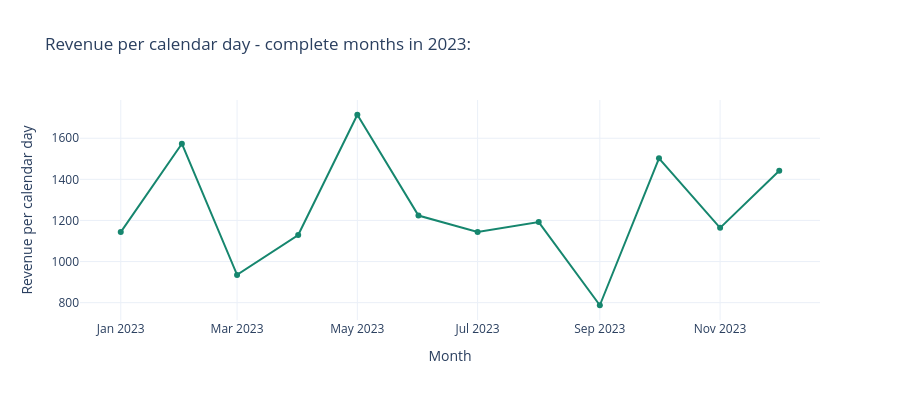

The notebook cell saved with this chart:
### Markdown cell above
## 4. Compare complete months fairly:
We can use the January - December 2023 for monthly comparisons. The file includes only the January 1 of 2024, so displaying January 2024 as a complete month would be misleading. Missing transaction days within 2023 count as zero sales, daily averages divide by all calendar days, not just days with transactions. This assumes the file covers the year completely.

### Code cell
monthly_query = '-- January 2024 is excluded because the original file ends on January 1.\nSELECT\n    strftime(\'%Y-%m\', Date) AS month,\n    SUM("Total Amount") AS revenue,\n    COUNT(*) AS transactions,\n    SUM(Quantity) AS units,\n    ROUND(AVG("Total Amount"), 2) AS average_purchase\nFROM sales\nWHERE Date >= \'2023-01-01\' AND Date < \'2024-01-01\'\nGROUP BY strftime(\'%Y-%m\', Date)\nORDER BY month;\n'
monthly = pd.read_sql_query(monthly_query, connection)
monthly["calendar_days"] = monthly.month.map(
    lambda x: calendar.monthrange(int(x[:4]), int(x[5:]))[1])
monthly["revenue_per_calendar_day"] = monthly.revenue / monthly.calendar_days
year = df[df.Date.between("2023-01-01", "2023-12-31")].copy()
assert monthly.revenue.sum() == year["Total Amount"].sum()
display(monthly.round(2))
fig = px.line(monthly, x="month", y="revenue_per_calendar_day", markers=True,
              title="Revenue per calendar day - complete months in 2023:",
              hover_data=["revenue", "transactions", "calendar_days"],
              labels={"month": "Month", "revenue_per_calendar_day": "Revenue per calendar day"})
fig.update_layout(height=400)
fig.show()

### Figure 1 — Plotly figure (JSON) as saved in the notebook; plotly's stock layout.template omitted (floating-point values rounded to 4 significant figures)
{"data": [{"customdata": [[35450, 76, 31], [44060, 85, 28], [28990, 73, 31], [33870, 86, 30], [53150, 105, 31], [36715, 77, 30], [35465, 72, 31], [36960, 94, 31], [23620, 65, 30], [46580, 96, 31], [34920, 78, 30], [44690, 91, 31]], "hovertemplate": "Month=%{x}<br>Revenue per calendar day=%{y}<br>revenue=%{customdata[0]}<br>transactions=%{customdata[1]}<br>calendar_days=%{customdata[2]}<extra></extra>", "legendgroup": "", "line": {"color": "#16866e", "dash": "solid"}, "marker": {"symbol": "circle"}, "mode": "lines+markers", "name": "", "orientation": "v", "showlegend": false, "type": "scatter", "x": ["2023-01", "2023-02", "2023-03", "2023-04", "2023-05", "2023-06", "2023-07", "2023-08", "2023-09", "2023-10", "2023-11", "2023-12"], "xaxis": "x", "y": [1144.0, 1574.0, 935.2, 1129.0, 1715.0, 1224.0, 1144.0, 1192.0, 787.3, 1503.0, 1164.0, 1442.0], "yaxis": "y"}], "layout": {"height": 400, "legend": {"tracegroupgap": 0}, "title": {"text": "Revenue per calendar day - complete months in 2023:"}, "xaxis": {"anchor": "y", "domain": [0, 1], "title": {"text": "Month"}}, "yaxis": {"anchor": "x", "domain": [0, 1], "title": {"text": "Revenue per calendar day"}}}}
